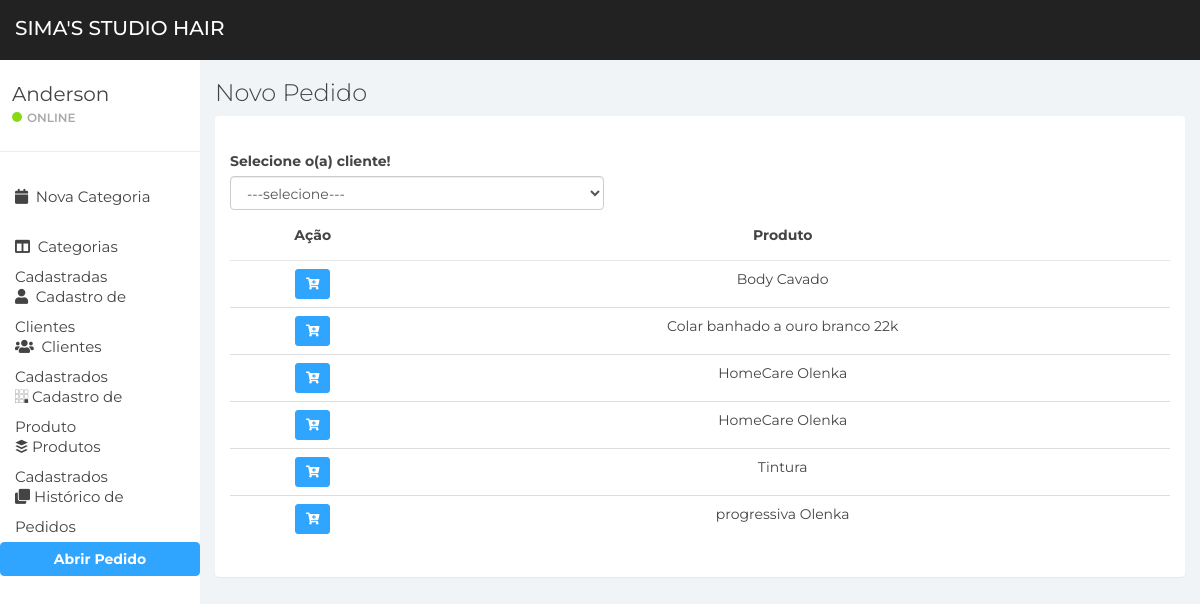
The page /pedido/new-pedido/ (signed in) on the database its author committed.
### apps/item/models.py (models this page shows, shortened)
class Item(models.Model):
    loja = models.ForeignKey(to=Store, on_delete=models.DO_NOTHING, blank=True, null=True)
    categoria = models.ForeignKey(to=Category, on_delete=models.DO_NOTHING)
    nome = models.CharField(max_length=200)
    descricao = models.TextField(max_length=200, blank=True, null=True)
    is_active = models.BooleanField(default=True)
    data = models.DateTimeField(auto_now_add=True)
    class Meta:
        verbose_name = 'Item'
        verbose_name_plural = 'Itens'

### apps/pedido/views.py (the view)
# urls.py: path('new-pedido/', views.create_pedido, name="new-pedido"),
def create_pedido(request):
    page_title = 'Novo Pedido'
    notification = None
    msg = None
    loja = request.user.loja
    employee = request.user
    clientes = Cliente.objects.filter(is_active=True)
    produtos = Item.objects.filter(is_active=True).order_by('nome')
    context = {
        'page_title': page_title, 'notification': notification, 'msg': msg, 'clientes': clientes, 'produtos': produtos
    }
    return render(request, 'cadastro_pedido.html', context)

### apps/pedido/templates/cadastro_pedido.html (shortened to what this page needs)
{% extends 'base/base.html' %}
{% load static %}
{% block content %}
<div class="row">
    <div class="col-md-5">
        <label for="id-cliente">Selecione o(a) cliente!</label>
        <select class="form-control" name="cliente" id="id-cliente">
            <option value="0">---selecione---</option>
        </select>
    </div>
    <br>
</div>
<div class="table-responsive">
    <table class="table text-center table-hover">
        <thead>
        <tr>
            <th class="text-center">Ação</th>
            <th class="text-center">Produto</th>
        </tr>
        </thead>
        <tbody>
        {% for p in produtos %}
        <tr>
            <td>
                <div class="button-group">
                    <button class="btn btn-primary btn-modal btn-sm shadow add-cart" value="{{ p.pk }}" name="{{p.nome}}"><i class="fas fa-cart-plus"></i></button>
                </div>
            </td>
            <td>{{ p.nome }}</td>
        </tr>
        {% endfor %}
        </tbody>
    </table>
</div>
{% endblock %}

### static/css/styles.css (style rules this page uses)
body { background: #f1f4f7; padding-top: 60px; font-size: 14px; color: #444444; font-family: "Montserrat", "Helvetica Neue", Helvetica, Arial, sans-serif; }
.btn-primary, .btn-primary:hover, .btn-primary:focus, .btn-primary:active, .btn-primary.active, .open > .dropdown-toggle.btn-primary, .btn-primary.disabled, .btn-primary[disabled], fieldset[disabled] .btn-primary, .btn-primary.disabled:hover, .btn-primary[disabled]:hover, fieldset[disabled] .btn-primary:hover, .btn-primary.disabled:focus, .btn-primary[disabled]:focus, fieldset[disabled] .btn-primary:focus, .btn-primary.disabled:active, .btn-primary[disabled]:active, fieldset[disabled] .btn-primary:active, .btn-primary.disabled.active, .btn-primary[disabled].active, fieldset[disabled] .btn-primary.active { background-color: #30a5ff; border-color: #30a5ff; }
.table { background: #fff; }
.table > thead > tr > th { border-bottom: 1px solid #e6e7e8; vertical-align: middle; height: 50px; }

### rows shown on the page
Item: nome "Body Cavado"
Item: nome "Colar banhado a ouro branco 22k"
Item: nome "HomeCare Olenka"
Item: nome "HomeCare Olenka"
Item: nome "Tintura"
Item: nome "progressiva Olenka"

### other values the page prints
{{ page_title }} "Novo Pedido"
